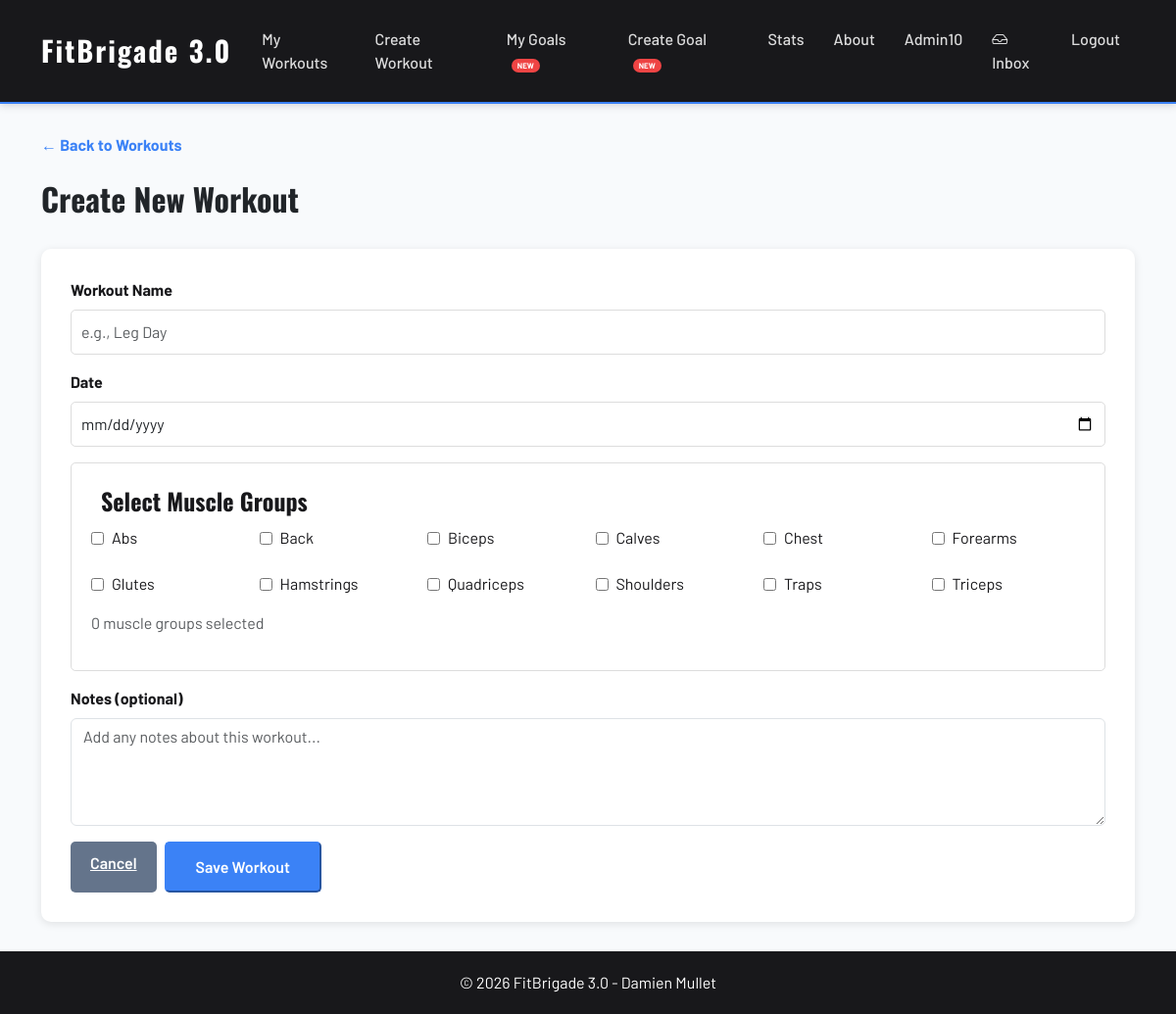
Screenshot of /create/ (signed in) with the database file from the repository.
### users/models.py (models this page shows, shortened)
class CustomUser(AbstractUser):
    email = models.EmailField(unique=True)
    bio = models.TextField(blank=True, null=True)
    phone = models.CharField(max_length=20, blank=True, null=True)

### workouts/models.py (models this page shows, shortened)
class MuscleGroup(models.Model):
    name = models.CharField(max_length=100, unique=True)
    class Meta:
        ordering = ['name']

### workouts/views.py (the view, shortened to what this page needs)
# urls.py: path('create/', views.create_workout, name='create_workout'),
@login_required
def create_workout(request):
    muscle_groups = MuscleGroup.objects.all()
    exercises_by_muscle = {}
    for mg in muscle_groups:
        exercises_by_muscle[mg.name] = Exercise.objects.filter(muscle_group=mg)
    return render(request, 'workouts/create_workout.html', {
        'muscle_groups': muscle_groups,
        'all_exercises': exercises_by_muscle
    })

### workouts/templates/workouts/create_workout.html (shortened to what this page needs)
{% extends 'base.html' %}
{% load static %}
{% block content %}
<a href="{% url 'workouts:home' %}" class="back-link">← Back to Workouts</a>
<br><br>
<h2>Create New Workout</h2>
<br>
<form method="POST" id="workoutForm">
    <div class="mb-3">
        <label for="name" class="form-label fw-bold">Workout Name</label>
        <input type="text" id="name" name="name" class="form-control" required placeholder="e.g., Leg Day">
    </div>
    <div class="mb-3">
        <label for="date" class="form-label fw-bold">Date</label>
        <input type="date" id="date" name="date" class="form-control" required>
    </div>
    <fieldset class="mb-3">
        <legend>Select Muscle Groups</legend>
        <div class="muscle-grid">
            {% for muscle_name, exercises in all_exercises.items %}
            <label class="muscle-grid-label">
                <input type="checkbox" name="muscle_groups" value="{{ muscle_name }}"
                    onchange="toggleExercises('{{ muscle_name }}', event)">
                {{ muscle_name }}
            </label>
            {% endfor %}
        </div>
        <p id="muscleCount" class="mt-2 text-muted">0 muscle groups selected</p>
    </fieldset>
    <div class="mb-3">
        <label for="notes" class="form-label fw-bold">Notes (optional)</label>
        <textarea id="notes" name="notes" class="form-control" rows="4"
            placeholder="Add any notes about this workout..."></textarea>
    </div>
    <div class="d-flex gap-2 mt-3">
        <a href="{% url 'workouts:home' %}" class="btn-secondary">Cancel</a>
        <button type="submit" class="btn-primary">Save Workout</button>
    </div>
</form>
{% endblock %}

### templates/base.html (shortened to what this page needs)
{% load static %}
<!DOCTYPE html>
<html lang="en">
<head>
    <link href="https://cdn.jsdelivr.net/npm/bootstrap@5.3.0/dist/css/bootstrap.min.css" rel="stylesheet" />
    <link href="https://cdn.jsdelivr.net/npm/bootstrap-icons@1.11.0/font/bootstrap-icons.css" rel="stylesheet" />
    <link rel="stylesheet" href="{% static 'css/style.css' %}">
</head>
<body>
    <nav class="navbar navbar-expand-lg navbar-dark">
        <div class="container">
            <a class="navbar-brand" href="{% url 'workouts:index' %}">FitBrigade 3.0</a>
            <div class="collapse navbar-collapse" id="navbarNav">
                <ul class="navbar-nav me-auto">
                    {% if user.is_authenticated %}
                    <li class="nav-item">
                        <a class="nav-link" href="{% url 'workouts:home' %}">My Workouts</a>
                    </li>
                    <li class="nav-item">
                        <a class="nav-link" href="{% url 'workouts:create_workout' %}">Create Workout</a>
                    </li>
                    <li class="nav-item">
                        <a class="nav-link" href="{% url 'goals:goals_list' %}">My Goals <span
                                class="nav-new">NEW</span></a>
                    </li>
                    <li class="nav-item">
                        <a class="nav-link" href="{% url 'goals:create_goal' %}">Create Goal <span
                                class="nav-new">NEW</span></a>
                    </li>
                    <li class="nav-item">
                        <a class="nav-link" href="{% url 'workouts:stats' %}">Stats</a>
                    </li>
                    {% else %}
                    <li class="nav-item">
                        <a class="nav-link" href="{% url 'workouts:index' %}">Home</a>
                    </li>
                    {% endif %}
                    <li class="nav-item">
                        <a class="nav-link" href="{% url 'workouts:about' %}">About</a>
                    </li>
                </ul>
                <ul class="navbar-nav ms-auto">
                    {% if user.is_authenticated %}
                    <li class="nav-item">
                        <a class="nav-link" href="{% url 'users:profile' %}">{{ user.username }}</a>
                    </li>
                    <li class="nav-item">
                        <a class="nav-link" href="{% url 'messaging:inbox' %}">
                            <i class="bi bi-inbox"></i> Inbox
                        </a>
                    </li>
                    <li class="nav-item">
                        <form method="post" action="{% url 'users:logout' %}" class="d-inline">
                            <button type="submit" class="nav-link btn btn-link text-white">Logout</button>
                        </form>
                    </li>
                    {% endif %}
                </ul>
            </div>
        </div>
    </nav>
    <div class="toast-container position-fixed bottom-0 end-0 p-3" style="z-index: 9999;">
    </div>
    <main>
        <div class="container">
            {% block content %}{% endblock %}
        </div>
    </main>
    <footer>
        <div class="container">
            <p>&copy; 2026 FitBrigade 3.0 - Damien Mullet</p>
        </div>
    </footer>
</body>
</html>

### static/css/style.css (style rules this page uses)
:root { --primary-color: #3b82f6; --secondary-color: #64748b; --danger-color: #ef4444; --dark-color: #18181b; --light-bg: #f8fafc; }
body { font-family: 'Barlow', 'Segoe UI', Tahoma, Geneva, Verdana, sans-serif; background-color: var(--light-bg); display: flex !important; flex-direction: column !important; min-height: 100vh !important; }
h1, h2, h3, h4, h5, h6 { font-family: 'Oswald', sans-serif; font-weight: 700; }
.btn-primary { background-color: var(--primary-color) !important; border-color: var(--primary-color) !important; color: white !important; padding: 12px 30px; border-radius: 5px; font-family: 'Barlow', sans-serif; font-weight: 600; transition: background-color 0.3s, transform 0.3s, box-shadow 0.3s; }
.btn-secondary { background-color: var(--secondary-color) !important; border-color: var(--secondary-color) !important; color: white !important; padding: 10px 20px; border-radius: 5px; font-family: 'Barlow', sans-serif; font-weight: 600; }
nav.navbar { background-color: var(--dark-color) !important; box-shadow: 0 2px 8px rgba(0, 0, 0, 0.15); border-bottom: 2px solid var(--primary-color); }
.navbar-brand { color: white !important; font-size: 1.8rem; font-weight: 700; font-family: 'Oswald', sans-serif; letter-spacing: 2px; }
.nav-link { color: rgba(255, 255, 255, 0.85) !important; font-weight: 500; position: relative; transition: color 0.3s; padding: 20px 15px !important; }
.nav-link::after { content: ""; position: absolute; bottom: 0; left: 50%; width: 0; height: 3px; background: var(--primary-color); transition: width 0.3s ease, left 0.3s ease; }
.nav-new { background: var(--danger-color); color: white; font-size: 0.5rem; padding: 2px 6px; border-radius: 10px; margin-left: 5px; font-weight: 700; animation: pulse 2s infinite; }
main { flex: 1 !important; padding: 30px 0; }
form:not(.d-inline) { background: white; padding: 30px; border-radius: 10px; box-shadow: 0 2px 8px rgba(0, 0, 0, 0.1); }
form label { font-weight: bold; color: var(--dark-color); display: block; margin-bottom: 8px; }
form input[type="text"], form input[type="date"], form input[type="number"], form textarea, select { width: 100%; padding: 10px; border: 1px solid #ddd; border-radius: 5px; font-size: 1rem; }
form textarea { resize: vertical; }
fieldset { border: 1px solid #ddd; padding: 20px; border-radius: 5px; }
legend { font-weight: bold; color: var(--dark-color); padding: 0 10px; font-family: 'Oswald', sans-serif; }
.muscle-grid { display: grid; grid-template-columns: repeat(auto-fill, minmax(150px, 1fr)); gap: 15px; margin-top: 15px; }
.muscle-grid label { display: flex; align-items: center; gap: 8px; font-weight: normal; }
.back-link { color: var(--primary-color); text-decoration: none; font-weight: bold; }
footer { background-color: var(--dark-color); color: white; text-align: center; padding: 20px 0; margin-top: auto; }
footer p { margin: 0; }

### rows the page displays
CustomUser: username "Admin10"
MuscleGroup: all_exercises "Abs"
MuscleGroup: all_exercises "Back"
MuscleGroup: all_exercises "Biceps"
MuscleGroup: all_exercises "Calves"
MuscleGroup: all_exercises "Chest"
MuscleGroup: all_exercises "Forearms"
MuscleGroup: all_exercises "Glutes"
MuscleGroup: all_exercises "Hamstrings"
MuscleGroup: all_exercises "Quadriceps"
MuscleGroup: all_exercises "Shoulders"
MuscleGroup: all_exercises "Traps"
MuscleGroup: all_exercises "Triceps"
